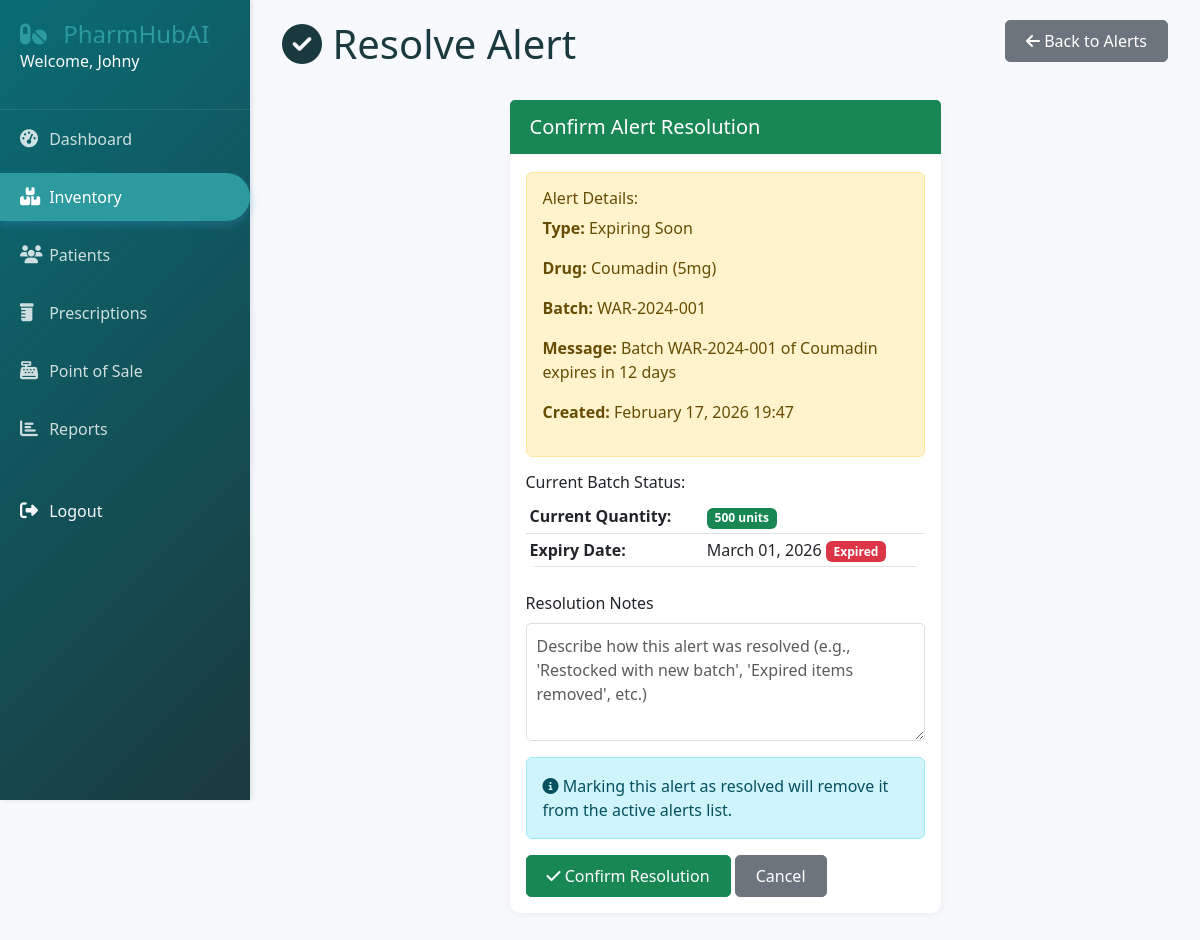
Page /inventory/alerts/1/resolve/ (signed in) on the committed database.
### inventory/models.py (models this page shows, shortened)
class StockAlert(models.Model):
    ALERT_TYPES = (
        ('low_stock', 'Low Stock'),
        ('expiry', 'Expiring Soon'),
        ('expired', 'Expired'),
    )
    batch = models.ForeignKey(Batch, on_delete=models.CASCADE, related_name='alerts')
    alert_type = models.CharField(max_length=20, choices=ALERT_TYPES)
    message = models.TextField()
    is_resolved = models.BooleanField(default=False)
    created_at = models.DateTimeField(auto_now_add=True)
    resolved_at = models.DateTimeField(null=True, blank=True)
    class Meta:
        ordering = ['-created_at']

class Batch(models.Model):
    pharmacy = models.ForeignKey('accounts.Pharmacy', on_delete=models.CASCADE, null=True)
    drug = models.ForeignKey(Drug, on_delete=models.CASCADE, related_name='batches')
    supplier = models.ForeignKey(Supplier, on_delete=models.SET_NULL, null=True)
    batch_number = models.CharField(max_length=100, unique=True)
    quantity = models.PositiveIntegerField(default=0)
    purchase_price = models.DecimalField(max_digits=10, decimal_places=2)
    selling_price = models.DecimalField(max_digits=10, decimal_places=2)
    manufacture_date = models.DateField()
    expiry_date = models.DateField()
    created_at = models.DateTimeField(auto_now_add=True)
    updated_at = models.DateTimeField(auto_now=True)
    class Meta:
        indexes = [
            models.Index(fields=['expiry_date']),
            models.Index(fields=['batch_number']),
        ]
    def is_expired(self):
        return self.expiry_date < timezone.now().date()

class Drug(models.Model):
    DRUG_FORMS = (
        ('tablet', 'Tablet'),
        ('capsule', 'Capsule'),
        ('liquid', 'Liquid'),
        ('injection', 'Injection'),
        ('cream', 'Cream'),
        ('ointment', 'Ointment'),
        ('inhaler', 'Inhaler'),
    )
    pharmacy = models.ForeignKey('accounts.Pharmacy', on_delete=models.CASCADE, null=True)
    name = models.CharField(max_length=200)
    generic_name = models.CharField(max_length=200)
    rxcui = models.CharField(max_length=20, unique=True, null=True, blank=True)
    form = models.CharField(max_length=20, choices=DRUG_FORMS)
    strength = models.CharField(max_length=50)  # e.g., "500mg"
    manufacturer = models.CharField(max_length=200)
    description = models.TextField(blank=True)
    requires_prescription = models.BooleanField(default=True)
    training_id = models.CharField(max_length=50, blank=True, null=True, help_text="ID from training dataset")
    created_at = models.DateTimeField(auto_now_add=True)
    updated_at = models.DateTimeField(auto_now=True)
    class Meta:
        indexes = [
            models.Index(fields=['name']),
            models.Index(fields=['rxcui']),
        ]

### inventory/views.py (the view)
# urls.py: path('alerts/<int:pk>/resolve/', views.resolve_alert, name='resolve_alert'),
@login_required
def resolve_alert(request, pk):
    alert = get_object_or_404(StockAlert, pk=pk)
    if request.method == 'POST':
        alert.is_resolved = True
        alert.resolved_at = timezone.now()
        alert.save()
        messages.success(request, 'Alert resolved successfully.')
        return redirect('inventory:stock_alerts')
    return render(request, 'inventory/resolve_alert.html', {'alert': alert})

### templates/inventory/resolve_alert.html (shortened to what this page needs)
{% extends 'base.html' %}
{% block content %}
<div class="container-fluid">
    <div class="row mb-4">
        <div class="col">
            <h1><i class="fas fa-check-circle"></i> Resolve Alert</h1>
        </div>
        <div class="col text-end">
            <a href="/inventory/alerts/" class="btn btn-secondary">
                <i class="fas fa-arrow-left"></i> Back to Alerts
            </a>
        </div>
    </div>
    <div class="row">
        <div class="col-md-6 mx-auto">
            <div class="card">
                <div class="card-header bg-success text-white">
                    <h5 class="mb-0">Confirm Alert Resolution</h5>
                </div>
                <div class="card-body">
                    <div class="alert {% if alert.alert_type == 'low_stock' %}alert-danger{% else %}alert-warning{% endif %}">
                        <h6>Alert Details:</h6>
                        <p><strong>Type:</strong> {{ alert.get_alert_type_display }}</p>
                        <p><strong>Drug:</strong> {{ alert.batch.drug.name }} ({{ alert.batch.drug.strength }})</p>
                        <p><strong>Batch:</strong> {{ alert.batch.batch_number }}</p>
                        <p><strong>Message:</strong> {{ alert.message }}</p>
                        <p><strong>Created:</strong> {{ alert.created_at|date:"F d, Y H:i" }}</p>
                    </div>
                    <div class="mb-4">
                        <h6>Current Batch Status:</h6>
                        <table class="table table-sm">
                            <tr>
                                <th>Current Quantity:</th>
                                <td>
                                    <span class="badge {% if alert.batch.quantity < 50 %}bg-danger{% elif alert.batch.quantity < 100 %}bg-warning{% else %}bg-success{% endif %}">
                                        {{ alert.batch.quantity }} units
                                    </span>
                                </td>
                            </tr>
                            <tr>
                                <th>Expiry Date:</th>
                                <td>
                                    {{ alert.batch.expiry_date|date:"F d, Y" }}
                                    {% if alert.batch.is_expired %}
                                        <span class="badge bg-danger">Expired</span>
                                    {% elif alert.batch.days_until_expiry <= 30 %}
                                        <span class="badge bg-warning">{{ alert.batch.days_until_expiry }} days left</span>
                                    {% endif %}
                                </td>
                            </tr>
                        </table>
                    </div>
                    <form method="post">
                        <div class="mb-3">
                            <label class="form-label">Resolution Notes</label>
                            <textarea name="notes" class="form-control" rows="4"
                                      placeholder="Describe how this alert was resolved (e.g., 'Restocked with new batch', 'Expired items removed', etc.)"></textarea>
                        </div>
                        <div class="alert alert-info">
                            <i class="fas fa-info-circle"></i>
                            Marking this alert as resolved will remove it from the active alerts list.
                        </div>
                        <button type="submit" class="btn btn-success">
                            <i class="fas fa-check"></i> Confirm Resolution
                        </button>
                        <a href="/inventory/alerts/" class="btn btn-secondary">Cancel</a>
                    </form>
                </div>
            </div>
        </div>
    </div>
</div>
{% endblock %}

### templates/base.html (shortened to what this page needs)
<!DOCTYPE html>
<html lang="en">
<head>
    <link href="https://cdn.jsdelivr.net/npm/bootstrap@5.3.0-alpha1/dist/css/bootstrap.min.css" rel="stylesheet">
    <link rel="stylesheet" href="https://cdnjs.cloudflare.com/ajax/libs/font-awesome/6.4.0/css/all.min.css">
    {% load static %}
    <link rel="stylesheet" href="{% static 'css/style.css' %}">
</head>
<body>
    {% if user.is_authenticated %}
    <div class="sidebar">
        <div class="sidebar-header">
            <a style="text-decoration: none; color: #2c9a9e;" href="{%url 'accounts:home'%}"><h3><i class="fas fa-pills"></i> PharmHubAI</h3></a>
            <p class="text-light">Welcome, <a href="{%url 'accounts:home'%} " style="color: white;">{{ user.username }}</a></p>
        </div>
        <ul class="nav flex-column">
            <li class="nav-item">
                <a class="nav-link {% if request.path == '/dashboard' %}active{% endif %}" href="/dashboard/">
                    <i class="fas fa-tachometer-alt"></i> Dashboard
                </a>
            </li>
            <li class="nav-item">
                <a class="nav-link {% if '/inventory' in request.path %}active{% endif %}" href="/inventory/">
                    <i class="fas fa-boxes"></i> Inventory
                </a>
            </li>
            <li class="nav-item">
                <a class="nav-link {% if '/patients' in request.path %}active{% endif %}" href="/patients/">
                    <i class="fas fa-users"></i> Patients
                </a>
            </li>
            <li class="nav-item">
                <a class="nav-link {% if '/prescriptions' in request.path %}active{% endif %}" href="/prescriptions/">
                    <i class="fas fa-prescription-bottle"></i> Prescriptions
                </a>
            </li>
            <li class="nav-item">
                <a class="nav-link {% if '/sales' in request.path %}active{% endif %}" href="/sales/pos/">
                    <i class="fas fa-cash-register"></i> Point of Sale
                </a>
            </li>
            {% if user.profile.role == 'admin' or user.profile.role == 'pharmacist' %}
            <li class="nav-item">
                <a class="nav-link {% if '/reports' in request.path %}active{% endif %}" href="/reports/">
                    <i class="fas fa-chart-bar"></i> Reports
                </a>
            </li>
            {% endif %}
            <li class="nav-item mt-4">
                <a class="nav-link text-light" href="/logout/">
                    <i class="fas fa-sign-out-alt"></i> Logout
                </a>
            </li>
        </ul>
    </div>
    {% endif %}
    <div class="main-content">
        {% block content %}{% endblock %}
    </div>
</body>
</html>

### static/css/style.css (style rules this page uses)
:root { --primary-color: #0a6c75; --secondary-color: #2c9a9e; --success-color: #10b981; --danger-color: #ef4444; --warning-color: #f59e0b; --light-bg: #f7f9fc; --dark-text: #1a3a3f; --sidebar-width: 250px; }
body { font-family: 'Segoe UI', Tahoma, Geneva, Verdana, sans-serif; background-color: var(--light-bg); color: var(--dark-text); overflow-x: hidden; }
.sidebar { position: fixed; left: 0; top: 0; height: 100vh; width: var(--sidebar-width); background: linear-gradient(135deg, var(--primary-color), var(--dark-text)); color: white; padding: 20px 0; box-shadow: 2px 0 5px rgba(0,0,0,0.1); z-index: 1000; }
.sidebar-header { padding: 0 20px 20px; border-bottom: 1px solid rgba(255,255,255,0.1); }
.sidebar-header a { text-decoration: none; }
.sidebar-header h3 { margin: 0; font-size: 24px; font-weight: 300; }
.sidebar-header h3 i { color: var(--secondary-color); margin-right: 10px; }
.sidebar .nav-link { color: rgba(255,255,255,0.8); padding: 12px 20px; margin: 5px 0; transition: all 0.3s; border-radius: 0 30px 30px 0; }
.sidebar .nav-link.active { background-color: var(--secondary-color); color: white; box-shadow: 0 4px 10px rgba(52, 152, 219, 0.3); }
.sidebar .nav-link i { width: 25px; font-size: 18px; }
.main-content { margin-left: var(--sidebar-width); padding: 20px; min-height: 100vh; }
.card { border: none; border-radius: 10px; box-shadow: 0 2px 10px rgba(0,0,0,0.05); transition: transform 0.3s, box-shadow 0.3s; margin-bottom: 20px; }
.card-header { background-color: white; border-bottom: 2px solid var(--light-bg); padding: 15px 20px; font-weight: 600; }
.table { background-color: white; border-radius: 10px; overflow: hidden; }
.btn { border-radius: 5px; padding: 8px 20px; font-weight: 500; transition: all 0.3s; }
.form-control, .form-select { border-radius: 5px; border: 1px solid #ddd; padding: 10px; transition: all 0.3s; }

### rows in the picture
StockAlert: alert_type "Expiring Soon", batch.drug.name "Coumadin", batch.drug.strength "5mg", batch.batch_number "WAR-2024-001", message "Batch WAR-2024-001 of Coumadin expires in 12 days", created_at "February 17, 2026 19:47", batch.quantity "500", batch.expiry_date "March 01, 2026"

### other values in the picture
{{ user.username }} "Johny"
